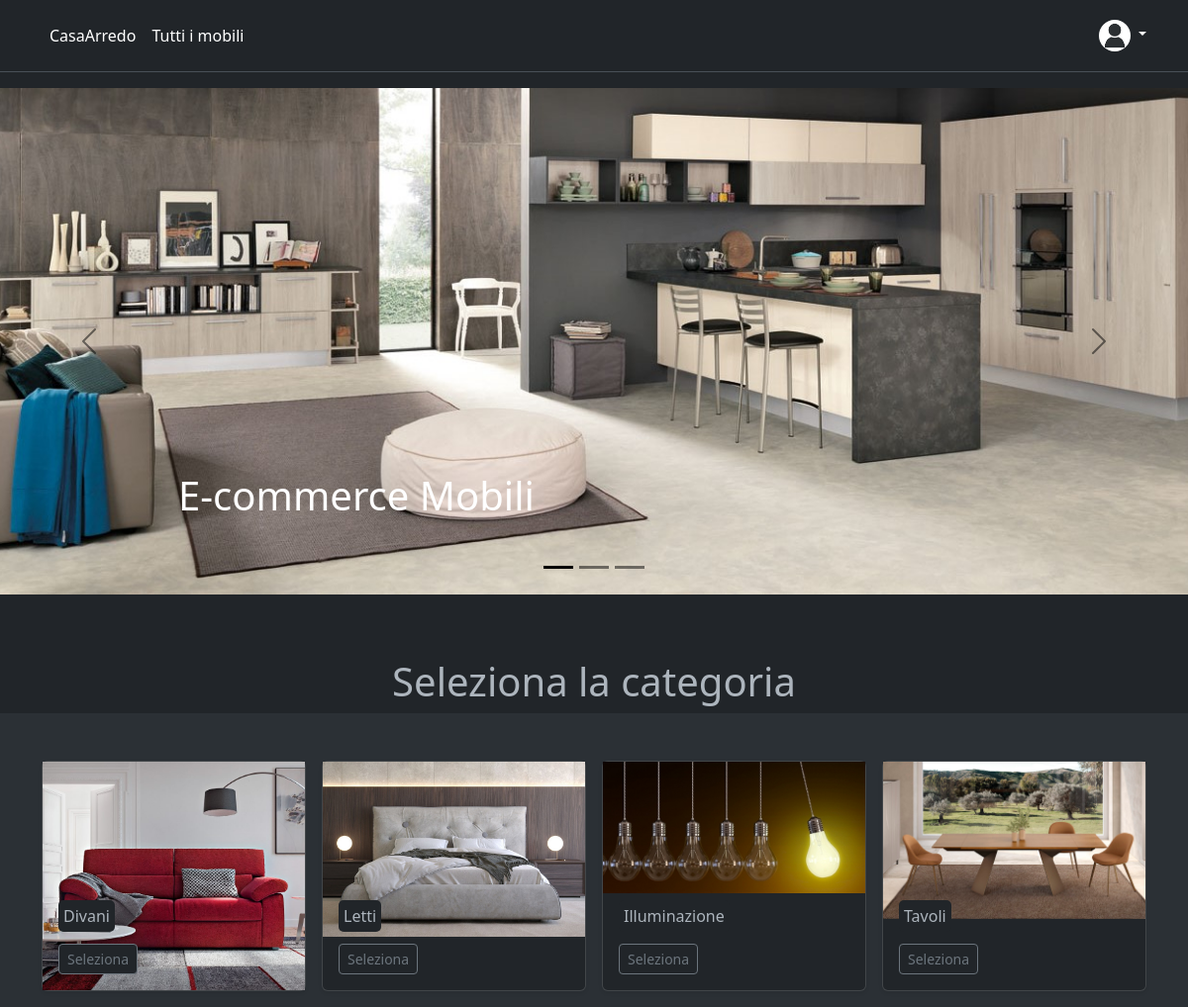
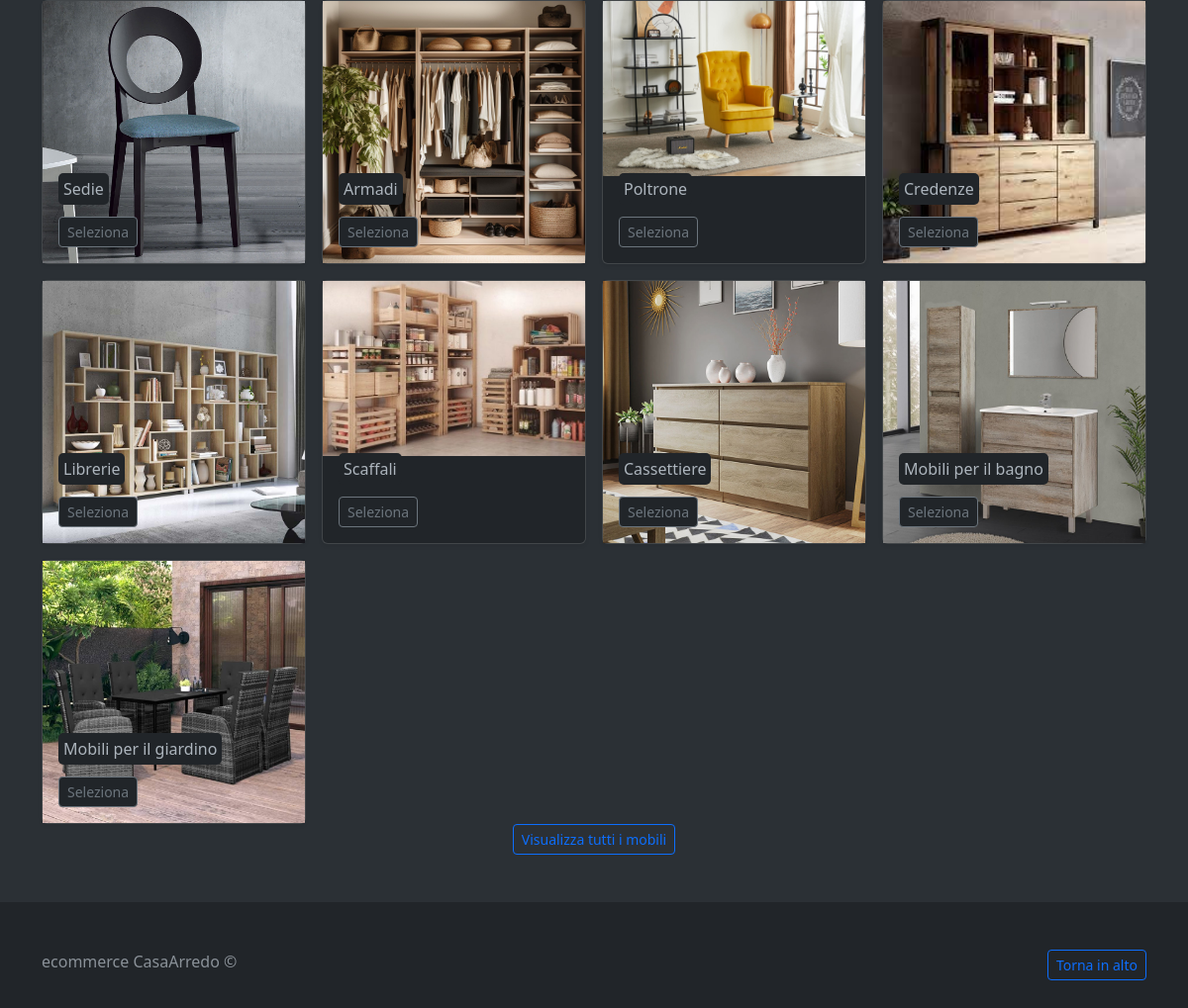
/src/view/index.php (signed in), run on an earlier commit of the app's database (2 pictures, top to bottom).
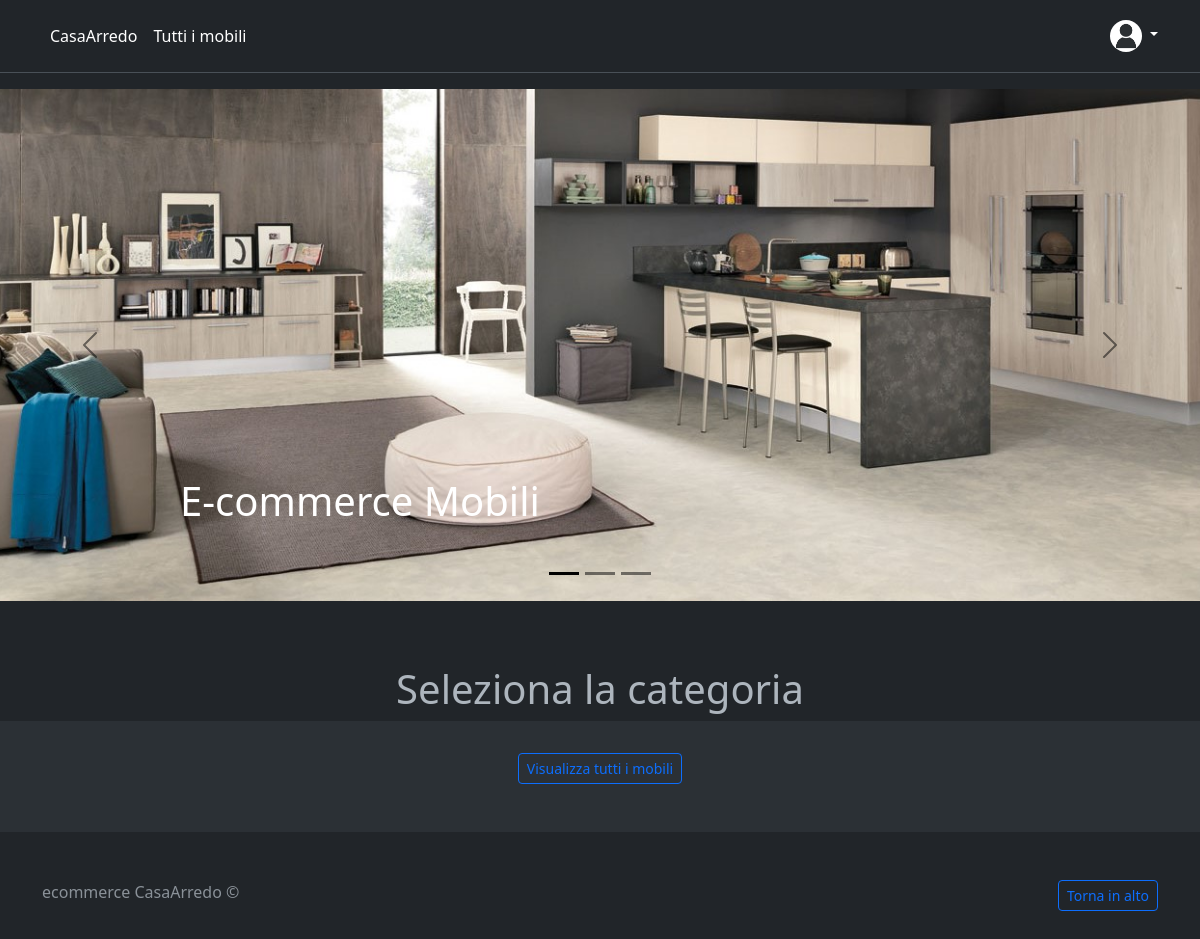
And on a later commit of the database.
### tables this page shows
CREATE TABLE IF NOT EXISTS `categoria` (
  `id` int(11) NOT NULL AUTO_INCREMENT,
  `categoria` varchar(20) NOT NULL,
  PRIMARY KEY (`id`)
);

CREATE TABLE IF NOT EXISTS `immagini_categorie` (
  `id` int(11) NOT NULL AUTO_INCREMENT,
  `path_immagine` varchar(255) NOT NULL,
  `id_categoria` int(11) NOT NULL,
  PRIMARY KEY (`id`),
  KEY `id_categoria` (`id_categoria`),
  CONSTRAINT `immagini_categorie_ibfk_1` FOREIGN KEY (`id_categoria`) REFERENCES `categoria` (`id`)
);

### src/model/letturaDB/letturaDB.php (called while the page is built, shortened)
<?php
include $_SERVER["DOCUMENT_ROOT"] . '/PHP/e-commerce_mobili/src/model/connessione.php';
include $_SERVER["DOCUMENT_ROOT"] . '/PHP/e-commerce_mobili/src/model/collections/classeProdottoCollection.php';
$conn = new mysqli($hostname, $username, $password, $dbname);
function getCategorie()
{
    global $conn;
    $categorie = new CategoriaCollection();
    $query = "SELECT * FROM categoria";
    $risultato = $conn->query($query);
    if ($risultato->num_rows > 0) {
        while ($cat = $risultato->fetch_assoc()) {
            $categorie->aggiungiCategoria(new Categoria($cat["id"], $cat["categoria"]));
        }
    }
    return $categorie;
}
function getImmagini_categorie()
{
    global $conn;
    $immagini_categoria = new Immagine_CategoriaCollection();
    $query = "SELECT * FROM immagini_categorie";
    $risultato = $conn->query($query);
    if ($risultato->num_rows > 0) {
        while ($imm = $risultato->fetch_assoc()) {
            $immagini_categoria->aggiungiImmagine(new Immagine_Categoria($imm["id"], $imm["path_immagine"], $imm["id_categoria"]));
        }
    }
    return $immagini_categoria;
}
?>

### src/controller/letturaDati.php (called while the page is built, shortened)
<?php
    include $_SERVER["DOCUMENT_ROOT"] . "/PHP/e-commerce_mobili/src/model/letturaDB/letturaDB.php";
    function selezionaCategorie(){
        return getCategorie()->getCategorie();
    }
    function selezionaImmaginiCategorie(){
        return getImmagini_categorie()->getImmagini();
    }
?>

### src/model/collections/classeProdottoCollection.php (called while the page is built, shortened)
<?php
    include $_SERVER["DOCUMENT_ROOT"] . '/PHP/e-commerce_mobili/src/model/classi/classeProdotto.php';
    class CategoriaCollection {
        private $categorie = [];
        public function aggiungiCategoria(Categoria $categoria) {
            $this->categorie[] = $categoria;
        }
        public function getCategorie() {
            return $this->categorie;
        }
    }
    class Immagine_CategoriaCollection {
        private $immagini = [];
        public function aggiungiImmagine(Immagine_Categoria $immagine) {
            $this->immagini[] = $immagine;
        }
        public function getImmagini() {
            return $this->immagini;
        }
    }
?>

### src/model/classi/classeProdotto.php (called while the page is built, shortened)
<?php
    class Categoria {
        private $id;
        private $categoria;
        public function __construct($id, $categoria) {
            $this->id = $id;
            $this->categoria = $categoria;
        }
        public function getId() {
            return $this->id;
        }
        public function getCategoria() {
            return $this->categoria;
        }
    }
    class Immagine_Categoria {
        public $path_immagine;
        public $id_categoria;
        public function __construct($id, $path_immagine, $id_categoria) {
            $this->path_immagine = $path_immagine;
            $this->id_categoria = $id_categoria;
        }
        public function getpath_immagine(){
            return $this->path_immagine;
        }
        public function getId_categoria(){
            return $this->id_categoria;
        }
    }
?>

### src/view/index.php (the view, shortened to what the changed rows need)
<?php
    include '../controller/letturaDati.php';
?>
<!doctype html>
<html lang="en" data-bs-theme="dark">
<head>
    <link href="https://cdn.jsdelivr.net/npm/bootstrap@5.3.2/dist/css/bootstrap.min.css" rel="stylesheet">
    <link href="https://getbootstrap.com/docs/5.3/assets/css/docs.css" rel="stylesheet" />
    <link rel="stylesheet" href="https://cdnjs.cloudflare.com/ajax/libs/twitter-bootstrap/5.3.0/css/bootstrap.min.css">
    <link rel="stylesheet" href="https://cdn.datatables.net/1.13.7/css/dataTables.bootstrap5.min.css">
    <link href="../css/carousel.css" rel="stylesheet">
</head>
<body>
    <main>
        <div id="myCarousel" class="carousel slide mb-6" data-bs-ride="carousel">
            <div class="carousel-inner">
                <div class="carousel-item active" id="item-1">
                    <div class="container">
                        <div class="carousel-caption text-start">
                            <h1 class="testo_carousel">E-commerce Mobili</h1>
                        </div>
                    </div>
                </div>
            </div>
        </div>
        <div style="text-align: center;">
            <h1>Seleziona la categoria</h1>
        </div>
        <div class="album py-5 bg-body-tertiary">
            <form action="visualizzaPerCategoria.php" method="POST">
                <div class="container">
                    <div class="row row-cols-1 row-cols-sm-2 row-cols-md-4 g-3">
                        <?php
                            $listaCategorie = selezionaCategorie();
                            $immaginiCategorie = selezionaImmaginiCategorie();
                            for ($i=0; $i < count($listaCategorie); $i++) {
                                $id = $listaCategorie[$i]->getId();
                                $cat = $listaCategorie[$i]->getCategoria();
                                for ($j=0; $j < count($immaginiCategorie); $j++) {
                                    if($immaginiCategorie[$j]->getId_categoria() == $listaCategorie[$i]->getId()){
                                        $path = $immaginiCategorie[$j]->getpath_immagine();
                                        echo    "<div class='col'>
                                                    <div class='card shadow-sm' style='position: relative;'>
                                                        <img src='../immagini/categorie/$path' alt='immagine categoria'>
                                                        <div class='card-body mt-auto' style='position: absolute; bottom: 0; width: 100%;'>
                                                            <p class='card-text'>
                                                                <span class= 'bg-dark' style='padding: 5px; border-radius: 5px;'>
                                                                    $cat
                                                                </span>
                                                            </p>
                                                            <div class='d-flex justify-content-between align-items-center'>
                                                                <button type='submit' class='btn btn-sm btn-outline-secondary btn-dark' name='categoria' value='$id'>Seleziona</button>
                                                            </div>
                                                        </div>
                                                    </div>
                                                </div>";
                                    }
                                }
                            }
                        ?>
                    </div>
                </div>
            </form>
        </div>
    </main>
</body>
</html>

What changed in the data, as far as the page shows it:
removed categoria: immagini_categorie.path_immagine (picture), categoria "Divani", $id 1 (drawn)
removed categoria: immagini_categorie.path_immagine (picture), categoria "Letti", $id 2 (drawn)
removed categoria: immagini_categorie.path_immagine (picture), categoria "Illuminazione", $id 3 (drawn)
removed categoria: immagini_categorie.path_immagine (picture), categoria "Tavoli", $id 4 (drawn)
removed categoria: immagini_categorie.path_immagine (picture), categoria "Sedie", $id 5 (drawn)
removed categoria: immagini_categorie.path_immagine (picture), categoria "Armadi", $id 6 (drawn)
removed categoria: immagini_categorie.path_immagine (picture), categoria "Poltrone", $id 7 (drawn)
removed categoria: immagini_categorie.path_immagine (picture), categoria "Credenze", $id 8 (drawn)
removed categoria: immagini_categorie.path_immagine (picture), categoria "Librerie", $id 9 (drawn)
removed categoria: immagini_categorie.path_immagine (picture), categoria "Scaffali", $id 10 (drawn)
removed categoria: immagini_categorie.path_immagine (picture), categoria "Cassettiere", $id 11 (drawn)
removed categoria: immagini_categorie.path_immagine (picture), categoria "Mobili per il bagno", $id 12 (drawn)
removed categoria: immagini_categorie.path_immagine (picture), categoria "Mobili per il giardino", $id 13 (drawn)
